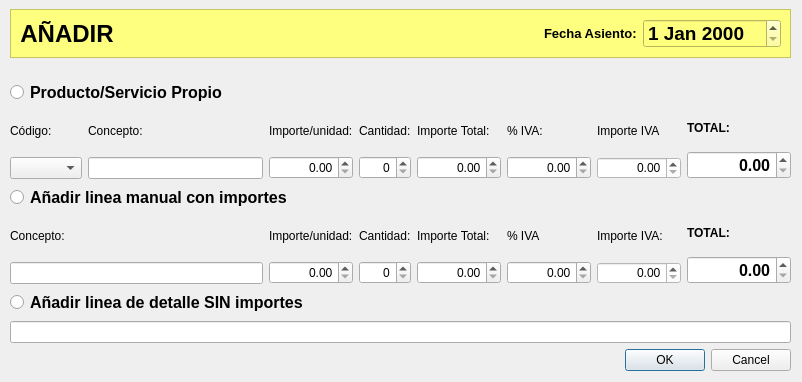
<?xml version="1.0" encoding="UTF-8"?>
<ui version="4.0">
 <class>fAddAbonoCargo</class>
 <widget class="QDialog" name="fAddAbonoCargo">
  <property name="geometry">
   <rect>
    <x>0</x>
    <y>0</y>
    <width>802</width>
    <height>382</height>
   </rect>
  </property>
  <property name="windowTitle">
   <string>Dialog</string>
  </property>
  <widget class="QFrame" name="frame">
   <property name="geometry">
    <rect>
     <x>10</x>
     <y>9</y>
     <width>781</width>
     <height>49</height>
    </rect>
   </property>
   <property name="styleSheet">
    <string notr="true">background-color: rgb(255, 255, 127);</string>
   </property>
   <property name="frameShape">
    <enum>QFrame::StyledPanel</enum>
   </property>
   <property name="frameShadow">
    <enum>QFrame::Raised</enum>
   </property>
   <layout class="QHBoxLayout" name="horizontalLayout_2">
    <item>
     <widget class="QLabel" name="lblOperacion">
      <property name="font">
       <font>
        <pointsize>18</pointsize>
        <weight>75</weight>
        <bold>true</bold>
       </font>
      </property>
      <property name="text">
       <string>AÑADIR</string>
      </property>
      <property name="alignment">
       <set>Qt::AlignCenter</set>
      </property>
     </widget>
    </item>
    <item>
     <spacer name="horizontalSpacer">
      <property name="orientation">
       <enum>Qt::Horizontal</enum>
      </property>
      <property name="sizeHint" stdset="0">
       <size>
        <width>40</width>
        <height>20</height>
       </size>
      </property>
     </spacer>
    </item>
    <item>
     <widget class="QLabel" name="label_16">
      <property name="font">
       <font>
        <pointsize>10</pointsize>
        <weight>75</weight>
        <bold>true</bold>
       </font>
      </property>
      <property name="text">
       <string>Fecha Asiento:</string>
      </property>
     </widget>
    </item>
    <item>
     <widget class="QDateEdit" name="deFecha">
      <property name="font">
       <font>
        <pointsize>14</pointsize>
        <weight>75</weight>
        <bold>true</bold>
       </font>
      </property>
     </widget>
    </item>
   </layout>
  </widget>
  <widget class="QWidget" name="layoutWidget">
   <property name="geometry">
    <rect>
     <x>10</x>
     <y>80</y>
     <width>781</width>
     <height>291</height>
    </rect>
   </property>
   <layout class="QVBoxLayout" name="verticalLayout_14">
    <item>
     <widget class="QRadioButton" name="rbPropio">
      <property name="font">
       <font>
        <pointsize>12</pointsize>
        <weight>75</weight>
        <bold>true</bold>
       </font>
      </property>
      <property name="text">
       <string>Producto/Servicio Propio</string>
      </property>
     </widget>
    </item>
    <item>
     <layout class="QHBoxLayout" name="hlPropio">
      <item>
       <layout class="QVBoxLayout" name="verticalLayout">
        <item>
         <widget class="QLabel" name="label_2">
          <property name="text">
           <string>Código:</string>
          </property>
         </widget>
        </item>
        <item>
         <widget class="QComboBox" name="cbCodigoPropio"/>
        </item>
       </layout>
      </item>
      <item>
       <layout class="QVBoxLayout" name="verticalLayout_2">
        <item>
         <widget class="QLabel" name="label_3">
          <property name="text">
           <string>Concepto:</string>
          </property>
         </widget>
        </item>
        <item>
         <widget class="QLineEdit" name="txtConceptoPropio"/>
        </item>
       </layout>
      </item>
      <item>
       <layout class="QVBoxLayout" name="verticalLayout_3">
        <item>
         <widget class="QLabel" name="label_4">
          <property name="text">
           <string>Importe/unidad:</string>
          </property>
         </widget>
        </item>
        <item>
         <widget class="QDoubleSpinBox" name="sbImportePropio">
          <property name="alignment">
           <set>Qt::AlignRight|Qt::AlignTrailing|Qt::AlignVCenter</set>
          </property>
          <property name="maximum">
           <double>9999999.990000000223517</double>
          </property>
         </widget>
        </item>
       </layout>
      </item>
      <item>
       <layout class="QVBoxLayout" name="verticalLayout_4">
        <item>
         <widget class="QLabel" name="label_5">
          <property name="text">
           <string>Cantidad:</string>
          </property>
         </widget>
        </item>
        <item>
         <widget class="QSpinBox" name="sbCantidadPropio">
          <property name="alignment">
           <set>Qt::AlignRight|Qt::AlignTrailing|Qt::AlignVCenter</set>
          </property>
         </widget>
        </item>
       </layout>
      </item>
      <item>
       <layout class="QVBoxLayout" name="verticalLayout_15">
        <item>
         <widget class="QLabel" name="label">
          <property name="text">
           <string>Importe Total:</string>
          </property>
         </widget>
        </item>
        <item>
         <widget class="QDoubleSpinBox" name="sbImporteTotalPropio">
          <property name="alignment">
           <set>Qt::AlignRight|Qt::AlignTrailing|Qt::AlignVCenter</set>
          </property>
          <property name="maximum">
           <double>99999999.989999994635582</double>
          </property>
         </widget>
        </item>
       </layout>
      </item>
      <item>
       <layout class="QVBoxLayout" name="verticalLayout_5">
        <item>
         <widget class="QLabel" name="label_6">
          <property name="text">
           <string>% IVA:</string>
          </property>
         </widget>
        </item>
        <item>
         <widget class="QDoubleSpinBox" name="sbIvaPorPropio">
          <property name="alignment">
           <set>Qt::AlignRight|Qt::AlignTrailing|Qt::AlignVCenter</set>
          </property>
          <property name="maximum">
           <double>9999999.990000000223517</double>
          </property>
         </widget>
        </item>
       </layout>
      </item>
      <item>
       <layout class="QVBoxLayout" name="verticalLayout_7">
        <item>
         <widget class="QLabel" name="label_13">
          <property name="text">
           <string>Importe IVA</string>
          </property>
         </widget>
        </item>
        <item>
         <widget class="QDoubleSpinBox" name="sbIvaImportePropio">
          <property name="enabled">
           <bool>false</bool>
          </property>
          <property name="styleSheet">
           <string notr="true">background-color: rgb(255, 255, 255);
color: rgb(0, 0, 0);</string>
          </property>
          <property name="alignment">
           <set>Qt::AlignRight|Qt::AlignTrailing|Qt::AlignVCenter</set>
          </property>
          <property name="maximum">
           <double>9999999.990000000223517</double>
          </property>
         </widget>
        </item>
       </layout>
      </item>
      <item>
       <layout class="QVBoxLayout" name="verticalLayout_6">
        <item>
         <widget class="QLabel" name="label_7">
          <property name="font">
           <font>
            <weight>75</weight>
            <bold>true</bold>
           </font>
          </property>
          <property name="text">
           <string>TOTAL:</string>
          </property>
         </widget>
        </item>
        <item>
         <widget class="QDoubleSpinBox" name="sbTotalPropio">
          <property name="font">
           <font>
            <pointsize>12</pointsize>
            <weight>75</weight>
            <bold>true</bold>
           </font>
          </property>
          <property name="alignment">
           <set>Qt::AlignRight|Qt::AlignTrailing|Qt::AlignVCenter</set>
          </property>
          <property name="maximum">
           <double>9999999.990000000223517</double>
          </property>
         </widget>
        </item>
       </layout>
      </item>
     </layout>
    </item>
    <item>
     <widget class="QRadioButton" name="rbManual">
      <property name="font">
       <font>
        <pointsize>12</pointsize>
        <weight>75</weight>
        <bold>true</bold>
       </font>
      </property>
      <property name="text">
       <string>Añadir linea manual con importes</string>
      </property>
     </widget>
    </item>
    <item>
     <layout class="QHBoxLayout" name="hlManual">
      <item>
       <layout class="QVBoxLayout" name="verticalLayout_8">
        <item>
         <widget class="QLabel" name="label_8">
          <property name="text">
           <string>Concepto:</string>
          </property>
         </widget>
        </item>
        <item>
         <widget class="QLineEdit" name="txtConceptoManual"/>
        </item>
       </layout>
      </item>
      <item>
       <layout class="QVBoxLayout" name="verticalLayout_9">
        <item>
         <widget class="QLabel" name="label_9">
          <property name="text">
           <string>Importe/unidad:</string>
          </property>
         </widget>
        </item>
        <item>
         <widget class="QDoubleSpinBox" name="sbImporteManual">
          <property name="alignment">
           <set>Qt::AlignRight|Qt::AlignTrailing|Qt::AlignVCenter</set>
          </property>
          <property name="maximum">
           <double>9999999.990000000223517</double>
          </property>
         </widget>
        </item>
       </layout>
      </item>
      <item>
       <layout class="QVBoxLayout" name="verticalLayout_10">
        <item>
         <widget class="QLabel" name="label_10">
          <property name="text">
           <string>Cantidad:</string>
          </property>
         </widget>
        </item>
        <item>
         <widget class="QSpinBox" name="sbCantidadManual">
          <property name="alignment">
           <set>Qt::AlignRight|Qt::AlignTrailing|Qt::AlignVCenter</set>
          </property>
         </widget>
        </item>
       </layout>
      </item>
      <item>
       <layout class="QVBoxLayout" name="verticalLayout_16">
        <item>
         <widget class="QLabel" name="label_15">
          <property name="text">
           <string>Importe Total:</string>
          </property>
         </widget>
        </item>
        <item>
         <widget class="QDoubleSpinBox" name="sbImporteTotalManual">
          <property name="alignment">
           <set>Qt::AlignRight|Qt::AlignTrailing|Qt::AlignVCenter</set>
          </property>
          <property name="maximum">
           <double>99999999.989999994635582</double>
          </property>
         </widget>
        </item>
       </layout>
      </item>
      <item>
       <layout class="QVBoxLayout" name="verticalLayout_11">
        <item>
         <widget class="QLabel" name="label_11">
          <property name="text">
           <string>% IVA</string>
          </property>
         </widget>
        </item>
        <item>
         <widget class="QDoubleSpinBox" name="sbIvaPorManual">
          <property name="alignment">
           <set>Qt::AlignRight|Qt::AlignTrailing|Qt::AlignVCenter</set>
          </property>
          <property name="maximum">
           <double>9999999.990000000223517</double>
          </property>
         </widget>
        </item>
       </layout>
      </item>
      <item>
       <layout class="QVBoxLayout" name="verticalLayout_12">
        <item>
         <widget class="QLabel" name="label_14">
          <property name="text">
           <string>Importe IVA:</string>
          </property>
         </widget>
        </item>
        <item>
         <widget class="QDoubleSpinBox" name="sbIvaImporteManual">
          <property name="enabled">
           <bool>false</bool>
          </property>
          <property name="styleSheet">
           <string notr="true">color: rgb(0, 0, 0);
background-color: rgb(255, 255, 255);</string>
          </property>
          <property name="alignment">
           <set>Qt::AlignRight|Qt::AlignTrailing|Qt::AlignVCenter</set>
          </property>
          <property name="maximum">
           <double>9999999.990000000223517</double>
          </property>
         </widget>
        </item>
       </layout>
      </item>
      <item>
       <layout class="QVBoxLayout" name="verticalLayout_13">
        <item>
         <widget class="QLabel" name="label_12">
          <property name="font">
           <font>
            <weight>75</weight>
            <bold>true</bold>
           </font>
          </property>
          <property name="text">
           <string>TOTAL:</string>
          </property>
         </widget>
        </item>
        <item>
         <widget class="QDoubleSpinBox" name="sbTotalManual">
          <property name="font">
           <font>
            <pointsize>12</pointsize>
            <weight>75</weight>
            <bold>true</bold>
           </font>
          </property>
          <property name="alignment">
           <set>Qt::AlignRight|Qt::AlignTrailing|Qt::AlignVCenter</set>
          </property>
          <property name="maximum">
           <double>9999999.990000000223517</double>
          </property>
         </widget>
        </item>
       </layout>
      </item>
     </layout>
    </item>
    <item>
     <widget class="QRadioButton" name="rbSinImportes">
      <property name="font">
       <font>
        <pointsize>12</pointsize>
        <weight>75</weight>
        <bold>true</bold>
       </font>
      </property>
      <property name="text">
       <string>Añadir linea de detalle SIN importes</string>
      </property>
     </widget>
    </item>
    <item>
     <widget class="QLineEdit" name="txtConceptoPelao"/>
    </item>
    <item>
     <widget class="QDialogButtonBox" name="buttonBox">
      <property name="orientation">
       <enum>Qt::Horizontal</enum>
      </property>
      <property name="standardButtons">
       <set>QDialogButtonBox::Cancel|QDialogButtonBox::Ok</set>
      </property>
     </widget>
    </item>
   </layout>
  </widget>
 </widget>
 <resources/>
 <connections>
  <connection>
   <sender>buttonBox</sender>
   <signal>accepted()</signal>
   <receiver>fAddAbonoCargo</receiver>
   <slot>accept()</slot>
   <hints>
    <hint type="sourcelabel">
     <x>248</x>
     <y>254</y>
    </hint>
    <hint type="destinationlabel">
     <x>157</x>
     <y>274</y>
    </hint>
   </hints>
  </connection>
  <connection>
   <sender>buttonBox</sender>
   <signal>rejected()</signal>
   <receiver>fAddAbonoCargo</receiver>
   <slot>reject()</slot>
   <hints>
    <hint type="sourcelabel">
     <x>316</x>
     <y>260</y>
    </hint>
    <hint type="destinationlabel">
     <x>286</x>
     <y>274</y>
    </hint>
   </hints>
  </connection>
 </connections>
</ui>
